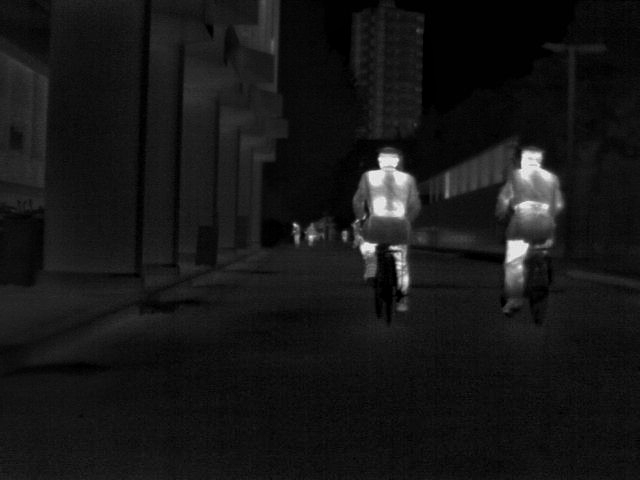
#> input picture test_data/MSRS/Inf/00537D.png, 640 x 480 px, given in place of 39.bmp, which was not available
$ python plotRegionZoom.py
#> lines starting #> are read from the running program, lines starting #| are printed output that depends on the picture; after the words box and inside, x2 and y2 are one past the last pixel; in counts of white or black regions, pixels touching at a corner belong together; pictures that were not available may be replaced by others from this repository, and a replacement may not be noted
# -*- coding: utf-8 -*-
"""
@Time ： 2022/7/20 13:51
@Auth ： zxc (https://github.com/linklist2)
@File ：plotRegionZoom.py
@IDE ：PyCharm
@Function ：
"""

import cv2
import numpy as np


def labelImg(img_path: str, label: list, save=False, color='red', line_width=2):
    """
    对图像绘制矩形框，并提取矩形框内的像素值

    :param img_path: 图片路径
    :param label: 矩形框的坐标, [x_min, y_min,x_max,y_max], 横轴是x, 纵轴是y
    :param save: 是否保存带有矩形框的图片和区域图片
    :param color: 矩形框的颜色
    :param line_width: 矩形框线条的宽度
    :return: 带有矩形框的图片数组，矩形框内的像素值（带有矩形框）
    """

    b, g, r = 0, 0, 255
    if isinstance(color, str):
        if color == 'red':
            b, g, r = 0, 0, 255
        elif color == 'green':
            b, g, r = 0, 255, 0
        elif color == 'blue':
            b, g, r = 255, 0, 0
    else:
        b, g, r = color

    x_min, y_min, x_max, y_max = label
    img_format = img_path.split('.')[-1]  # 读取图片的格式，e.g. png
    img = cv2.imread(img_path)

    # 读取矩形框内的像素值
    # numpy格式中第一个维度是y, 第二个维度是x
    region = img[y_min:y_max + 1, x_min:x_max + 1]

    # 存储该区域内的像素值至一个新的图片文件中

    # 绘制矩形框
    pt1 = (x_min, y_min)
    pt2 = (x_max, y_max)
    cv2.rectangle(img, pt2, pt1, (b, g, r), line_width)  # cv2 里也是先x，后y，x轴沿水平方向向右，y轴沿垂直方向向下

    if save:
        # 若下一行写在cv2.rectangle前，则保存的区域图像不带矩形框；写在这里则会带着框，因为python对象的机制，region一并发生了变化。
        cv2.imwrite(f'region.{img_format}', region)
        cv2.imwrite(f'rectangle.{img_format}', img)

    return img, region


# np.array


def zoomPlot(img: np.ndarray, region: np.ndarray, plot_place: str, scale: float, save_path: str):
    """
    生成局部区域放大图

    :param img: 带有矩形框的大图
    :param region: 截取的区域
    :param plot_place: 放大后的区域部分放置在大图中的位置， 可选有'top left', 'top right', 'upper left', 'upper right'
    :param scale: 区域放大的倍数
    :param save_path: 保存图片的路径
    :return: 局部区域放大图
    """

    o_h, o_w = img.shape[:2]
    # 放大
    region = cv2.resize(region, (0, 0), fx=scale, fy=scale)
    h, w = region.shape[:2]

    # 替换大图中的对应区域
    if plot_place == 'top left':  # 左上
        img[0:h, 0:w] = region
    elif plot_place == 'top right': # 右上
        img[0:h, o_w - w:] = region
    elif plot_place == 'bottom left':  # 左下
        img[o_h - h:, 0:w] = region
    elif plot_place == 'bottom right':  # 右下
        img[o_h - h:, o_w - w:] = region

    cv2.imwrite(save_path, img)


def plotMultiRegion(img_path: str, region_list: list, color_list: list, line_width_list: list, save_path: str,
                    place_list: list, scale_list: list, zoom_bool:list):
    """
    绘制多个区域的放大效果

    :param img_path: 图片路径
    :param region_list: 多个区域的坐标信息， [[x_min, y_min,x_max,y_max], [x_min, y_min,x_max,y_max]], 横轴是x, 纵轴是y
    :param color_list: 多个区域框的颜色列表
    :param line_width_list: 线宽列表
    :param save_path: 存储路径
    :param place_list: 放大的区域放置在原图中什么位置列表 e.g. ['top right', 'upper right']
    :param scale_list: 缩放列表
    :param zoom_bool: 是否进行缩放
    :return: 带有多个区域放大效果的图片
    """

    assert len(region_list) == len(color_list) == len(line_width_list) == len(place_list) == len(scale_list)
    region_num = len(color_list)

    for index in range(region_num):
        if index == 0:
            path = img_path
        else:
            path = save_path
        img, region = labelImg(path, region_list[index], color=color_list[index],
                               line_width=line_width_list[index])
#> in labelImg, img is the input picture: shape (480, 640, 3); min 0, max 245, mean 22.5
#> in labelImg, `region = img[y_min:y_max + 1, x_min:x_max + 1]`:
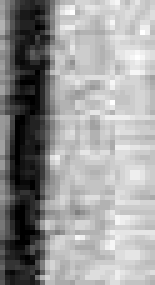
#> region: shape (57, 31, 3) (shown 5 times larger); min 0, max 30, mean 18.2; drawn with min black and max white
#> in labelImg, `cv2.rectangle(img, pt2, pt1, (b, g, r), line_width)`:
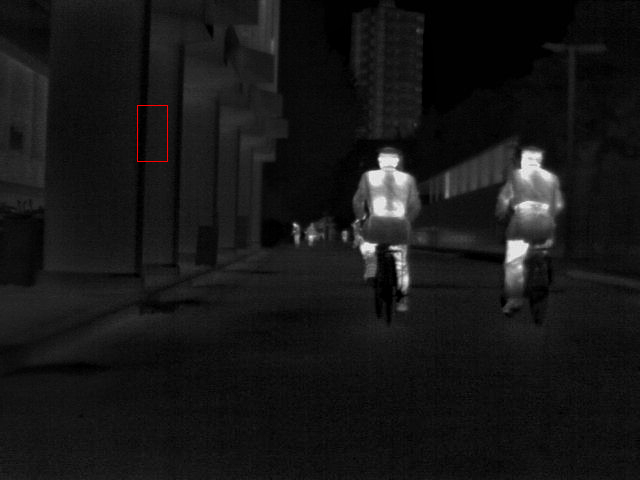
#> img: shape (480, 640, 3); 0.06% of pixels changed, all inside (x1, y1, x2, y2) = (137, 105, 168, 162)
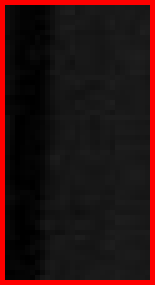
#> region: shape (57, 31, 3) (shown 5 times larger); 9.73% of pixels changed, all inside (x1, y1, x2, y2) = (0, 0, 31, 57)
        if zoom_bool[index]:
            zoomPlot(img, region, scale=scale_list[index], plot_place=place_list[index], save_path=save_path)
#> in zoomPlot, `region = cv2.resize(region, (0, 0), fx=scale, fy=scale)`:
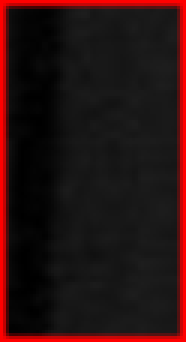
#> region: shape (114, 62, 3) (shown 3 times larger); mean of channels 0, 1, 2 16.3, 16.3, 41.1; drawn as B, G, R
#> in zoomPlot, `img[0:h, 0:w] = region`:
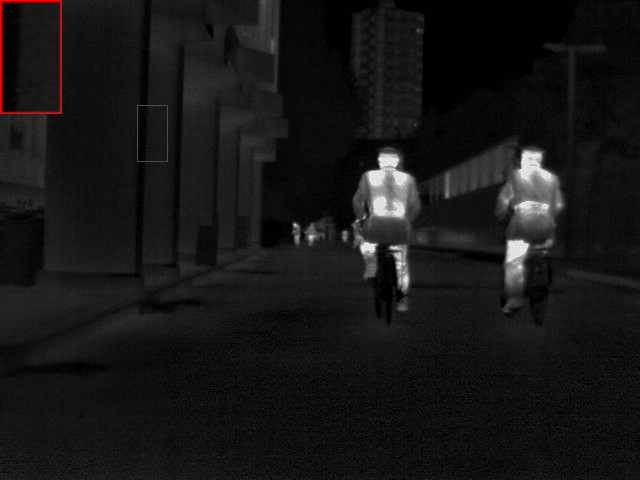
#> img: shape (480, 640, 3); 2.27% of pixels changed, all inside (x1, y1, x2, y2) = (0, 0, 62, 114)

        else:
            cv2.imwrite(save_path, img)


if __name__ == '__main__':
    region_list = [
        [137, 105, 167, 161],
        [149, 171, 172, 212]
    ]

    zoom_bool = [True, True]

    color_list = ['red', 'green']
    line_list = [1, 1]
    scale_list = [2, 2]
    place_list = ['top left', 'bottom right']
    plotMultiRegion('39.bmp', region_list=region_list, line_width_list=line_list, color_list=color_list,
                    place_list=place_list, scale_list=scale_list, save_path='multiregion.bmp', zoom_bool=zoom_bool)
